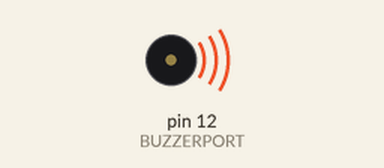
This sketch was run on a simulated Arduino Uno, built with avr-gcc and run on an emulated ATmega328P. Shown: buzzer (waves = sounding). What the sketch prints to the serial monitor is not drawn.

Above: at 2.0 s.
At 10.2 s:
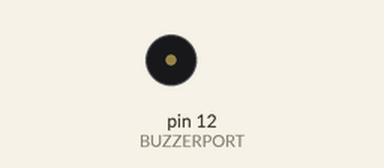
Timing chart, 0 to 11.7 s (numbered marks = the images above):
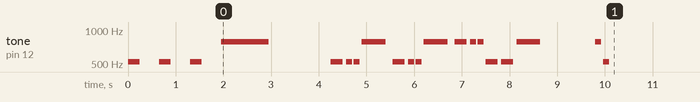

The sketch:

fanfare.ino
```cpp
#define NOTE_G4  392
#define NOTE_GS4 415
#define NOTE_A4  440
#define NOTE_AS4 466
#define NOTE_B4  494
#define NOTE_C5  523
#define NOTE_CS5 554
#define NOTE_D5  587
#define NOTE_DS5 622
#define NOTE_E5  659
#define NOTE_F5  698
#define NOTE_FS5 740
#define NOTE_G5  784
#define NOTE_GS5 831
#define NOTE_A5  880
#define NOTE_AS5 932
#define NOTE_B5  988
#define NOTE_C6  1047

#define SONG_LENGTH 14
#define BUZZERPORT 12

// notes in the melody:
int melody[] = {
  NOTE_C5, NOTE_C5, NOTE_C5, NOTE_G5, NOTE_C5, NOTE_C5, NOTE_C5, NOTE_G5,NOTE_G5, NOTE_G5, NOTE_G5, NOTE_C5,NOTE_C5, NOTE_G5
};

// note durations: 4 = quarter note, 8 = eighth note, etc.:
int noteDurations[] = {
  8, 16, 16, 4, 8, 16, 16, 4, 8, 16, 16, 8, 8, 4
};

void playFanfare(){
  // iterate over the notes of the melody:
  for (int thisNote = 0; thisNote < SONG_LENGTH; thisNote++) {

    // to calculate the note duration, take one second
    // divided by the note type.
    //e.g. quarter note = 1000 / 4, eighth note = 1000/8, etc.
    int noteDuration = 2000 / noteDurations[thisNote];
    tone(BUZZERPORT, melody[thisNote], noteDuration);

    // to distinguish the notes, set a minimum time between them.
    // the note's duration + 30% seems to work well:
    int pauseBetweenNotes = noteDuration * 1.30;
    delay(pauseBetweenNotes);
    // stop the tone playing:
    noTone(BUZZERPORT);
  }
}

// obstacle
// set notes
int obstacleNoteDuration[] = {8,8};
int obstacleMelody[] = {NOTE_G5, NOTE_C5};

void playObstacleMelody() {
  for( uint8_t thisNote = 0; thisNote < 2; thisNote++){
    int noteDuration = 1000 / obstacleNoteDuration[thisNote];
    tone(BUZZERPORT, obstacleMelody[thisNote], noteDuration);
    int pauseBetweenNotes = noteDuration * 1.30;
    delay(pauseBetweenNotes);
    // stop the tone playing:
    noTone(BUZZERPORT);
  }
}

int startMelody[] = {NOTE_C5,0, NOTE_C5, 0, NOTE_C5, 0, NOTE_G5};
int startDuration[] = {8,8,8,8,8,8,2};
void playStart(){
  for( uint8_t thisNote = 0; thisNote < 7; thisNote++){
    Serial.println("HEJ");
    int noteDuration = 2000 / startDuration[thisNote];
    tone(BUZZERPORT, startMelody[thisNote], noteDuration);
    int pauseBetweenNotes = noteDuration * 1.30;
    delay(pauseBetweenNotes);
    // stop the tone playing:
    noTone(BUZZERPORT);
  }
}
void setup() {
  // put your setup code here, to run once:
  Serial.begin(9600);
  pinMode(BUZZERPORT, OUTPUT);
playStart();
delay(1000);
playFanfare();
delay(1000);
playObstacleMelody();
}

void loop() {
  // put your main code here, to run repeatedly:

}
```
